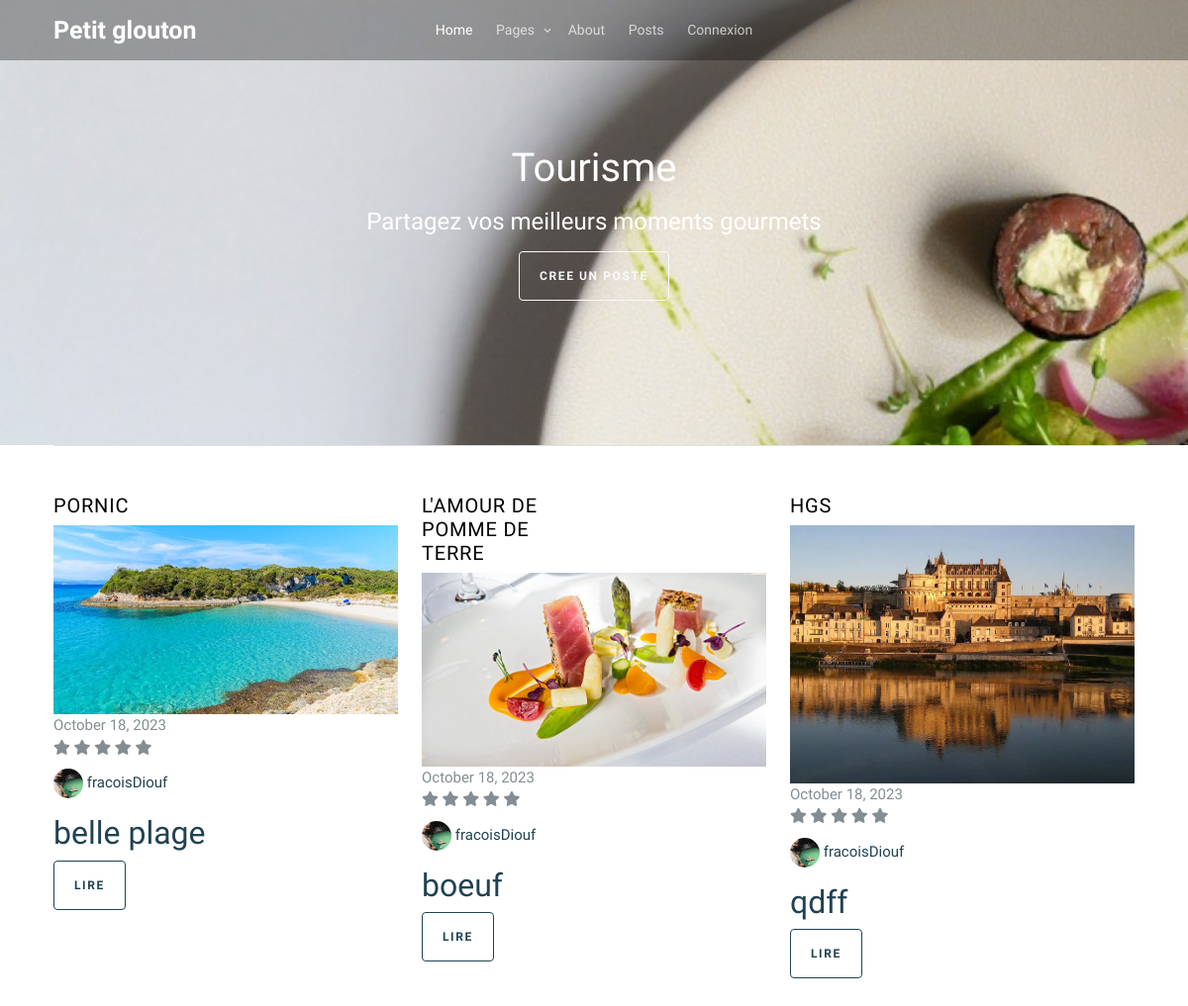
Page /tourisme/ on the committed database.
### posts/models.py (models this page shows, shortened)
class Posts(models.Model):
    title = models.CharField(max_length=30, blank=False)  # Titre de la publication
    subtitle = models.CharField(max_length=100, blank=False, null=True)  # Sous-titre de la publication (optionnel)
    description = models.TextField(max_length=700, blank=False, null=True)  # Description de la publication (optionnelle)
    imagen_posts = models.ImageField(blank=True, null=True,
                                     default="default_image.png")  # Image associée à la publication
    largeur_image = models.PositiveIntegerField(default=450)  # Largeur de l'image par défaut
    hauteur_image = models.PositiveIntegerField(default=350)  # Hauteur de l'image par défaut
    id = models.UUIDField(default=uuid.uuid4, unique=True, primary_key=True, editable=False)  # ID unique
    created_at = models.DateTimeField(auto_now_add=True)  # Date de création de la publication
    address = models.CharField(max_length=200, blank=True, null=True)
    CATEGORIE_CHOICES = [
        ('restaurant', 'Restaurant'),
        ('bar', 'Bar'),
        ('tourisme', 'Tourisme'),
        ('nightClubs', 'Night clubs'),
    ]
    categorie = models.CharField(max_length=20, choices=CATEGORIE_CHOICES)  # Catégorie de la publication
    user = models.ForeignKey(User, on_delete=models.CASCADE,
                             default=1)  # Relation plusieurs à un avec le modèle User (utilisateur créateur de la publication)
    comments = models.ManyToManyField('Comment',
                                      related_name='post_comments')  # Relation plusieurs à plusieurs avec les commentaires associés
    user_profile = models.ForeignKey(UserProfile, on_delete=models.CASCADE, related_name='user_posts', null=True,
                                     blank=True)  # Relation plusieurs à un avec le profil utilisateur associé
    ratings = models.ManyToManyField(User, through='Rating',
                                     related_name='post_rating')  # Relation plusieurs à plusieurs avec les évaluations associées
    objects = models.Manager()

class UserProfile(models.Model):
    user = models.OneToOneField(User, on_delete=models.CASCADE)  # Relation un à un avec le modèle User
    profile_pic = models.ImageField(upload_to='profile_picture', blank=True, null=True, default="user_icon.jpeg")
    bio = models.TextField(blank=True, null=True)  # Champ pour la biographie de l'utilisateur
    location = models.CharField(max_length=100, blank=False, null=True)  # Champ pour la localisation de l'utilisateur

### posts/views.py (the view)
# urls.py: path('tourisme/', views.tourisme, name='tourisme'),  # URL pour afficher des publications dans la catégorie tourisme
def tourisme(request):
    posts = Posts.objects.filter(categorie='tourisme').order_by('-created_at')
    for post in posts:
        post.average_rating = Rating.objects.filter(post=post).aggregate(Avg('rating'))['rating__avg'] or 0
        post.rating_count = Rating.objects.filter(post=post).count()
    context = {'posts': posts}
    return render(request, 'posts/tourism_page.html', context)

### templates/posts/tourism_page.html (shortened to what this page needs)
{% extends 'main/main_categorie.html' %}
{% load static %}
{% block content %}
<nav class="site-nav">
    <div class="container">
        <div class="menu-bg-wrap">
            <div class="site-navigation">
                <div class="row g-0 align-items-center">
                    <div class="col-2">
                        <a href="{% url 'home'%}" class="logo m-0 float-start">Petit glouton</a>
                    </div>
                    <div class="col-8 text-center">
                        <ul class="js-clone-nav d-none d-lg-inline-block text-start site-menu mx-auto">
                            <li class="active"><a href="{% url 'home'%}">Home</a></li>
                            <li class="has-children">
                                <a href="{% url 'home' %}">Pages</a>
                            </li>
                            <li><a href="category.html">About</a></li>
                            <li><a href="{% url 'formPost' %}">Posts</a></li>
							{% if user.is_authenticated %}
							<li><a href="{% url 'logout'%}">Déconnexion</a></li>
							<li class="user-profile end ">
								<a href="{% url 'logout'%}"></a>
									<a href="{% url 'view_profile' %}">
        					<img src="{{ user.userprofile.profile_pic.url }}" alt="Photo de profil" class="rounded-circle" width="30" height="30">
    						</a>
								<span>{{ user.username }}</span>
								</li>
									{% else %}
							<li><a href="{% url 'login'%}">Connexion</a></li>
							{% endif %}
						</ul>
                    </div>
                </div>
            </div>
        </div>
    </div>
</nav>
  <div class="p-5 text-center bg-image"
    style="
      background-image: url('{% static 'image/imagine1.jpeg' %}');
       background-size: cover;
       background-repeat: no-repeat;
       background-attachment: fixed;
       height: 30em;
    "
  >
      <div class="d-flex justify-content-center align-items-center h-100">
        <div class="text-white">
          <h1 class="mb-3">Tourisme</h1>
          <h4 class="mb-3">Partagez vos meilleurs moments gourmets</h4>
          <a class="btn btn-outline-light btn-lg" href="{% url 'formPost' %}" role="button"
          >cree un Poste</a
          >
        </div>
      </div>
    </div>
<div class="container">
        {% for post in posts %}
        {% if forloop.counter0|divisibleby:3 %}
        <div class="row row-cols-1 row-cols-md-3 g-4">
            <div class="col-md-12 mt-4">
                <hr class="my-4">
            </div>
        {% endif %}
        <div class="col mb-4">
            <div class="col-sm-6">
                <h2 class="posts-entry-title">{{ post.title }}</h2>
            </div>
            <div class="blog-entry">
                <img src="{{ post.imagen_posts.url }}" alt="{{ post.title }}" class="img-fluid border-radius 10px" width="{{ post.largeur_image }}" height="{{post.hauteur_image }}">
                  <span class="date">{{ post.created_at|date:"F d, Y" }}</span>
                    <div class ="rating">
                    {% for i in "12345" %}
                    {% with rating=forloop.counter %}
                        <span class="fa fa-star{% if rating <= post.average_rating %} fa-star-filled{% endif %}"></span>
                    {% endwith %}
                    {% endfor %}
                    </div>
               <a href="{% url 'view_profile' %}">
                <p class="user-posts">
                    <img src="{{ post.user.userprofile.profile_pic.url }}" alt="Photo de profil" class="rounded-circle" width="30" height="30">
                    <span class="username">{{ post.user.username }}</span>
                </p>
                </a>
                <h2><a href="{% url 'post' post.id %}">{{ post.subtitle }}</a></h2>
                <p><a href="{% url 'post' post.id %}" class="btn btn-sm btn-outline-primary">Lire</a></p>
            </div>
        </div>
        {% endfor %}
    </div>
</div>
{% endblock content %}

### templates/main/main_categorie.html (shortened to what this page needs)
<!DOCTYPE html>
{% load static %}
<html lang="en">
<head>
    <link rel="stylesheet" href="{% static 'css/bootstrap.css' %}">
    <link rel="stylesheet" href="{% static 'css/bootstrap.min.css' %}">
    <link rel="stylesheet" href="{% static 'fonts/icomoon/style.css' %}">
    <link rel="stylesheet" href="{% static 'fonts/flaticon/font/flaticon.css' %}">
    <link rel="stylesheet" href="https://cdn.jsdelivr.net/npm/bootstrap-icons@1.8.1/font/bootstrap-icons.css">
    <link rel="stylesheet" href="{% static 'css/tiny-slider.css' %}">
    <link rel="stylesheet" href="{% static 'css/aos.css' %}">
    <link rel="stylesheet" href="{% static 'css/glightbox.min.css' %}">
    <link rel="stylesheet" href="{% static 'css/style.css' %}">
    <link rel="stylesheet" href="{% static 'css/flatpickr.min.css' %}">
    <link rel="stylesheet" href="https://cdnjs.cloudflare.com/ajax/libs/font-awesome/5.15.3/css/all.min.css">
</head>
<body>
    {% block content %}
    {% endblock content %}
</body>
</html>

### templates/posts/tourism_page.html (style rules this page uses)
.site-nav { position: fixed; z-index: 1000; width: 100%; background-color: rgba(0,0,0, 0.3); color: black; text-align: center; padding: 10px 0; transition: background-color 0.3s ease; }
.site-nav a { text-shadow: rgba(0, 0, 0, 0.6); font-size: 25px; transition: color 0.3s ease; }
.text-white { font-size: 1.2em; color: rgba(255, 255, 255, 0.9); text-align: center; line-height: 1.5; }
.user-posts { margin-top: 10px; }

### rows in the picture
Posts: title "PORNIC", imagen_posts (picture), created_at "October 18, 2023", user.userprofile.profile_pic (picture), user.username "fracoisDiouf", subtitle "belle plage"
Posts: title "L'AMOUR DE POMME DE TERRE", imagen_posts (picture), created_at "October 18, 2023", user.userprofile.profile_pic (picture), user.username "fracoisDiouf", subtitle "boeuf"
Posts: title "HGS", imagen_posts (picture), created_at "October 18, 2023", user.userprofile.profile_pic (picture), user.username "fracoisDiouf", subtitle "qdff"
